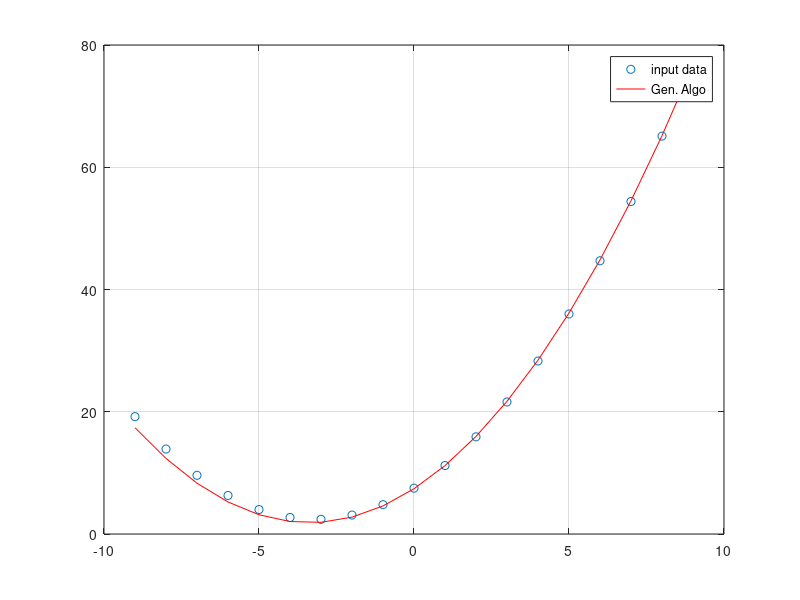
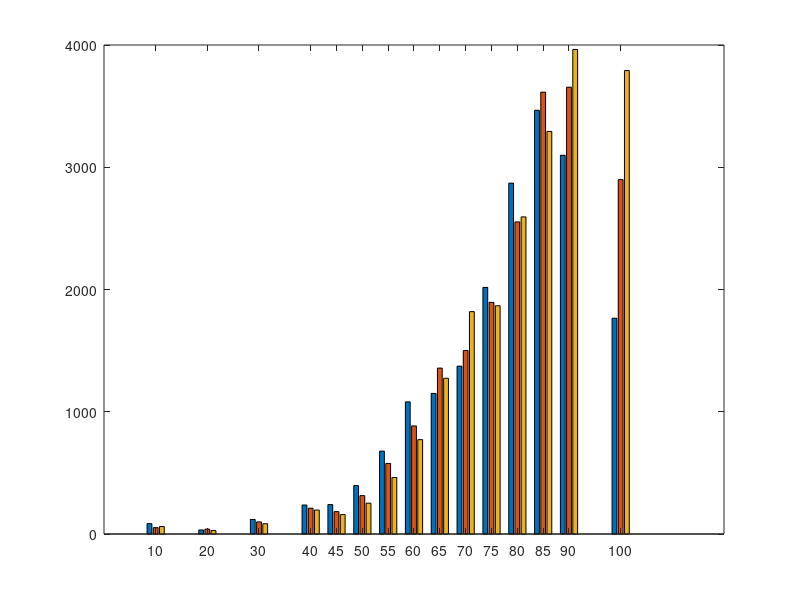

The MATLAB script that drew these images, in order:
x = -9:9;

a = 0.5;
b = 3.2;
c = 7.5;

y = a*x.^2 +b*x + c

a2 = 0.49
b2 = 3.3 
c2 = 7.4
y2 =  a2*x.^2 +b2*x + c2;
plot(x,y,'o',x,y2,'r')
grid;
legend("input data","Gen. Algo")

# output table 
inputTable = [x' y']
dlmwrite("inputTable.txt", inputTable)
#write2File(inputTable, "inputTable.txt")

x =     [10,20,30,40, 45, 50, 55, 60, 65   70,  75,  80,  85   90,  100]
y2010 = [85,33,119,237,241,396,678,1081,1150,1373,2017,2870,3466,3098,1765]
y2015 = [52,40,99,211,183,314,577,884,1357,1501,1895,2553,3614,3655,2899]
y2019 = [61,28,84,196,159,252,462,772,1274,1819,1867,2594,3293,3963,3791]
y=[y2010; y2015 ; y2019]'
length(x)
length(y)
figure(2)
bar(x,y)